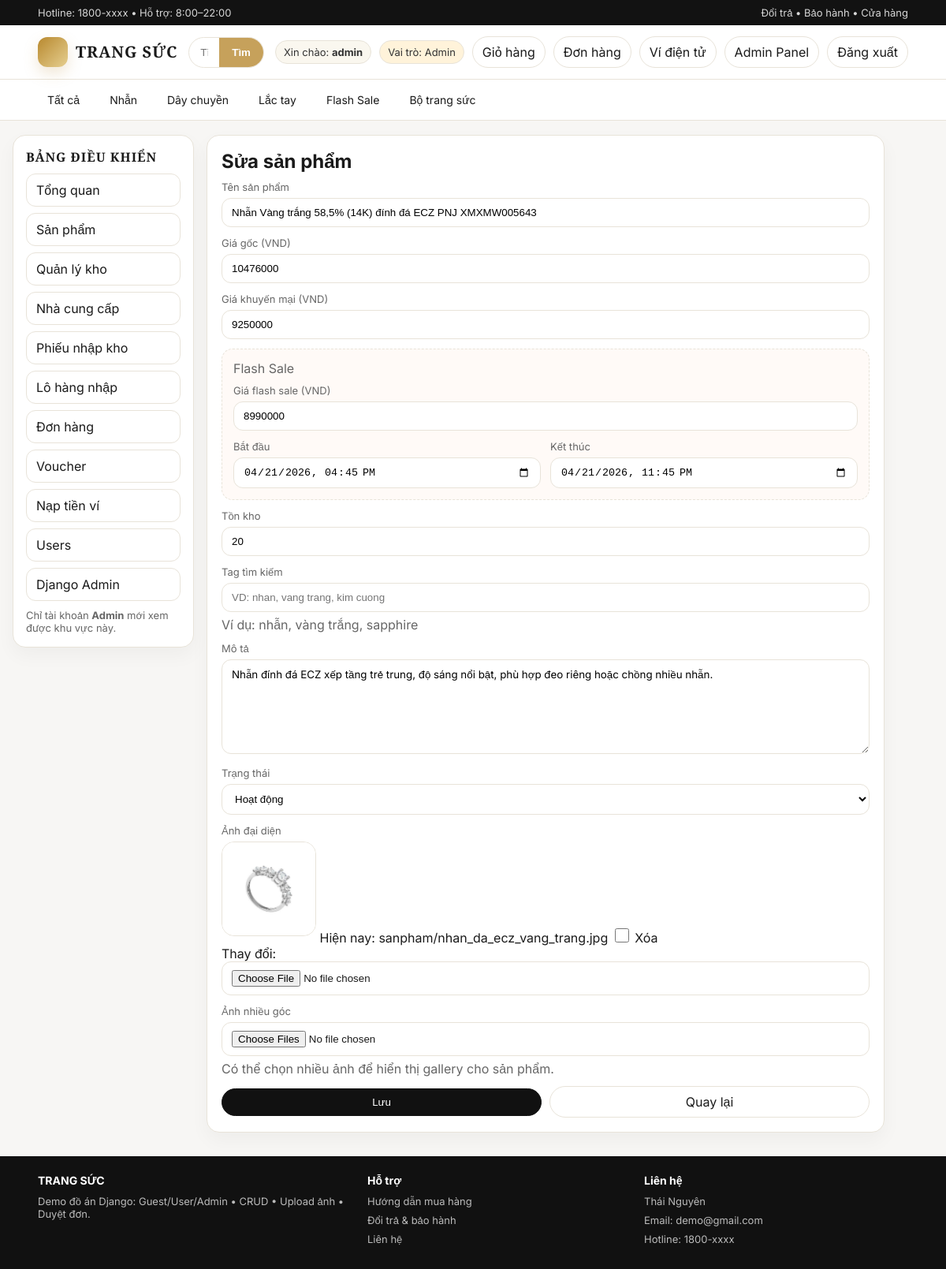
The page /admin-panel/san-pham/11/sua/ (signed in) on the database as committed earlier.
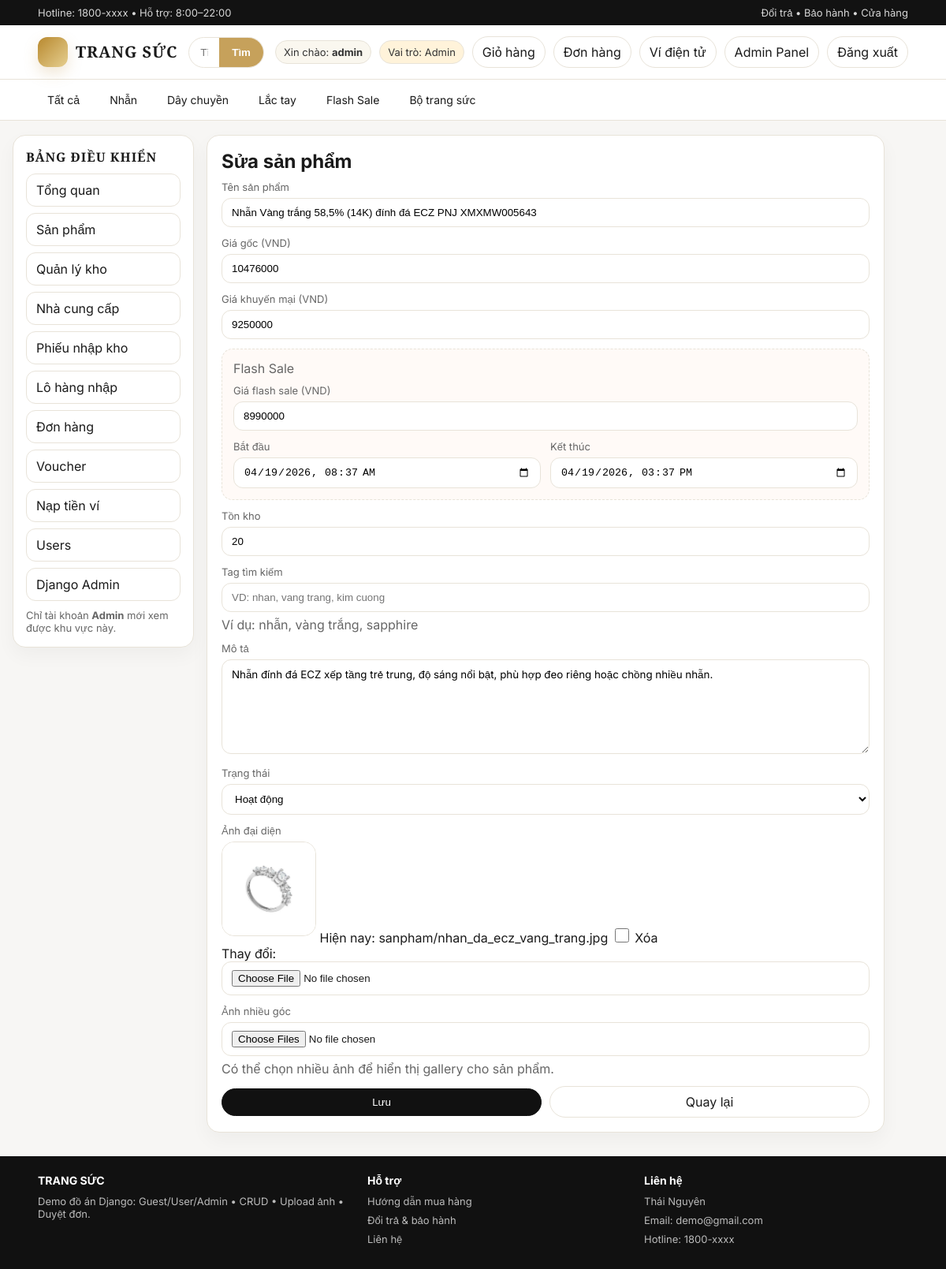
The same page on the database as committed later.
### shop/models.py (models this page shows, shortened)
class SanPham(models.Model):
    TRANG_THAI = [
        ("active", "Hoạt động"),
        ("inactive", "Ngừng kinh doanh"),
    ]
    ten = models.CharField(max_length=100)
    gia = models.IntegerField(default=0)
    gia_khuyen_mai = models.IntegerField(blank=True, null=True)
    flash_sale_price = models.IntegerField(blank=True, null=True)
    flash_sale_start = models.DateTimeField(blank=True, null=True)
    flash_sale_end = models.DateTimeField(blank=True, null=True)
    anh = models.ImageField(upload_to="sanpham/", blank=True, null=True)
    search_tags = models.CharField(max_length=255, blank=True, default="")
    mo_ta = models.TextField(blank=True, default="")
    ton_kho = models.IntegerField(default=10)
    trang_thai = models.CharField(max_length=20, choices=TRANG_THAI, default="active")
    @property
    def gallery_images(self):
        return self.images.filter(is_active=True).order_by("sort_order", "id")

### shop/views.py (the view, shortened to what this page needs)
# urls.py: path("admin-panel/san-pham/<int:sp_id>/sua/", views.admin_sanpham_edit, name="admin_sanpham_edit"),
@admin_required
def admin_sanpham_edit(request, sp_id):
    sp = get_object_or_404(SanPham, id=sp_id)
    form = SanPhamForm(request.POST or None, request.FILES or None, instance=sp)
    return render(request, "admin_sanpham_form.html", {"sp": sp, "mode": "edit", "form": form, "gallery_images": sp.gallery_images})

### templates/admin_sanpham_form.html (shortened to what this page needs)
{% extends "admin_base.html" %}
{% block admin_content %}
  <div class="card" style="padding:18px;max-width:860px;">
    <h2 style="margin:0 0 10px;">{% if mode == "edit" %}Sửa{% else %}Thêm{% endif %} sản phẩm</h2>
    <form method="post" enctype="multipart/form-data" style="display:grid;gap:12px;">
      <div><div class="label">Tên sản phẩm</div>{{ form.ten }}{{ form.ten.errors }}</div>
      <div><div class="label">Giá gốc (VND)</div>{{ form.gia }}{{ form.gia.errors }}</div>
      <div><div class="label">Giá khuyến mại (VND)</div>{{ form.gia_khuyen_mai }}{{ form.gia_khuyen_mai.errors }}</div>
      <div style="padding:14px;border:1px dashed var(--line);border-radius:14px;background:#fffaf7;">
        <div class="label" style="font-size:16px;margin-bottom:10px;">Flash Sale</div>
        <div style="display:grid;gap:12px;">
          <div><div class="label">Giá flash sale (VND)</div>{{ form.flash_sale_price }}{{ form.flash_sale_price.errors }}</div>
          <div style="display:grid;grid-template-columns:repeat(auto-fit,minmax(220px,1fr));gap:12px;">
            <div><div class="label">Bắt đầu</div>{{ form.flash_sale_start }}{{ form.flash_sale_start.errors }}</div>
            <div><div class="label">Kết thúc</div>{{ form.flash_sale_end }}{{ form.flash_sale_end.errors }}</div>
          </div>
        </div>
      </div>
      <div><div class="label">Tồn kho</div>{{ form.ton_kho }}{{ form.ton_kho.errors }}</div>
      <div><div class="label">Tag tìm kiếm</div>{{ form.search_tags }}{{ form.search_tags.errors }}<div class="muted" style="margin-top:6px;">Ví dụ: nhẫn, vàng trắng, sapphire</div></div>
      <div><div class="label">Mô tả</div>{{ form.mo_ta }}{{ form.mo_ta.errors }}</div>
      <div><div class="label">Trạng thái</div>{{ form.trang_thai }}{{ form.trang_thai.errors }}</div>
      <div>
        <div class="label">Ảnh đại diện</div>
        {% if sp and sp.anh %}<img src="{{ sp.anh.url }}" alt="" style="width:120px;height:120px;object-fit:cover;border-radius:16px;border:1px solid var(--line);margin-bottom:8px;">{% endif %}
        {{ form.anh }}{{ form.anh.errors }}
      </div>
      <div>
        <div class="label">Ảnh nhiều góc</div>
        {{ form.gallery_images }}{{ form.gallery_images.errors }}
        <div class="muted" style="margin-top:6px;">Có thể chọn nhiều ảnh để hiển thị gallery cho sản phẩm.</div>
      </div>
      <div class="row" style="gap:10px;flex-wrap:wrap;">
        <button class="btn primary" type="submit">Lưu</button>
        <a class="btn" href="{% url 'admin_sanpham_list' %}">Quay lại</a>
      </div>
    </form>
  </div>
{% endblock %}

Rows that differ between the two databases and show on the page:
changed SanPham "Nhẫn Vàng trắng 58,5% (14K) đính đá ECZ PNJ XMXMW005643": flash_sale_start "04/21/2026 16:45" → "04/19/2026 08:37"; flash_sale_end "04/21/2026 23:45" → "04/19/2026 15:37"
